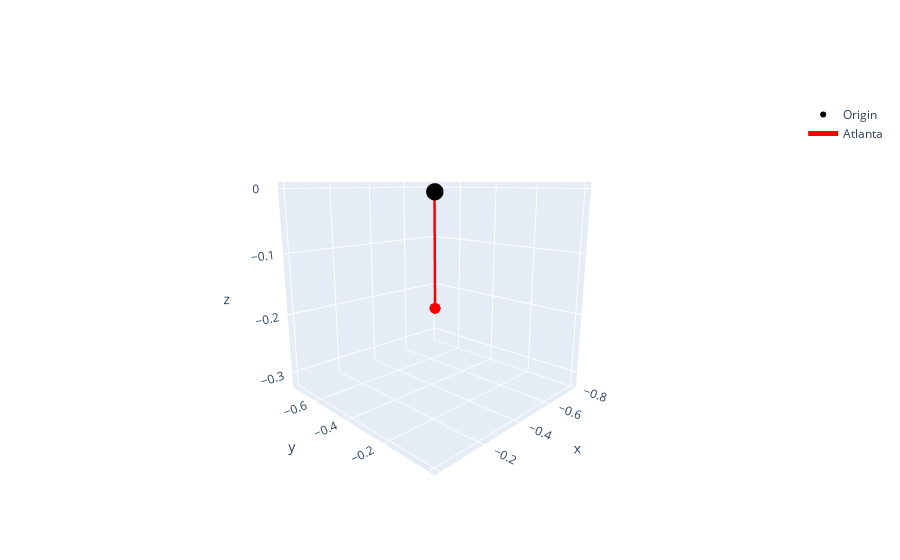

Source (notebook cell):
### Markdown cell above
That's a lot of numbers! OpenAI embedding support built in dimensionality reduction - let's try using that and visualizing the result

### Code cell
graph = create_new_graph()

text = "Atlanta"

# Get the embedding of the text
vector = get_embedding(text, dimensions=3)

# Add the vector to the plot
add_vector_to_graph(graph, vector, name=text)

# Show the plot
graph.show()

### Figure 1 — Plotly figure (JSON) as saved in the notebook; plotly's stock layout.template omitted (floating-point values rounded to 4 significant figures)
{"data": [{"marker": {"color": "black", "size": 6, "symbol": "circle"}, "mode": "markers", "name": "Origin", "type": "scatter3d", "x": [0], "y": [0], "z": [0]}, {"line": {"color": "red", "width": 5}, "mode": "lines", "name": "Atlanta", "type": "scatter3d", "x": [0, -0.7042], "y": [0, -0.6674], "z": [0, -0.2421]}, {"colorscale": [[0, "red"], [1, "red"]], "hoverinfo": "none", "showscale": false, "sizemode": "scaled", "sizeref": 0.1, "type": "cone", "u": [-0.7042], "v": [-0.6674], "w": [-0.2421], "x": [-0.7042], "y": [-0.6674], "z": [-0.2421]}], "layout": {"scene": {"aspectmode": "cube", "camera": {"center": {"x": 0, "y": 0, "z": 0}, "eye": {"x": 1.5, "y": 1.5, "z": 0.5}, "up": {"x": 0, "y": 0, "z": 1}}}}}
